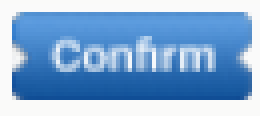
#> input picture confirm.png, 65 x 29 px, given in place of yt_earn_button.png, which was not available (shown 4 times larger)
$ python main.py   (Python 2 division)
#> lines starting #> are read from the running program, lines starting #| are printed output that depends on the picture; pictures that were not available may be replaced by others from this repository, and a replacement may not be noted
import pyautogui as pg
import time, cv2
import numpy as np


def confirm():
    while True:
            template = cv2.imread('confirm.png', cv2.IMREAD_GRAYSCALE)
            screenshot = np.array(pg.screenshot())
            gray_screenshot = cv2.cvtColor(screenshot, cv2.COLOR_BGR2GRAY)
            result = cv2.matchTemplate(gray_screenshot, template, cv2.TM_CCOEFF_NORMED)
            min_val, max_val, min_loc, max_loc = cv2.minMaxLoc(result)
            if max_val >= 0.8:
                x, y = max_loc
                w, h = template.shape[::-1]
                x += w // 2
                y += h // 2
                print("Confirm Button Found")
                pg.moveTo(x,y)
                time.sleep(0.5)
                pg.click(x, y)
                time.sleep(1)
                pg.moveTo(1090, 500)
                break # exit the loop
            else:
                print("Confirm Button Not Found")
                time.sleep(0.01)


def nested_loop_Youtube_subs():
    pg.click(557,47)
    pg.hotkey('ctrl', 'a')
    time.sleep(0.5)
    pg.typewrite("https://www.like4like.org/user/earn-youtube-subscribe.php")
    pg.press('enter')
    time.sleep(5)

    start_time = time.time()
    while True:
        yt_earn_button = cv2.imread('yt_earn_button.png', cv2.IMREAD_GRAYSCALE)
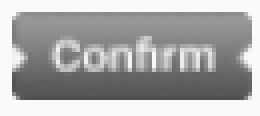
#> yt_earn_button: shape (29, 65) (shown 4 times larger); min 80, max 250, mean 169.1
        yt_subs_no_more = cv2.imread('yt_subs_no_more.png', cv2.IMREAD_GRAYSCALE)
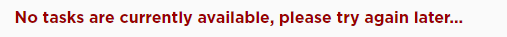
#> input picture yt_subs_no_more.png, 507 x 37 px
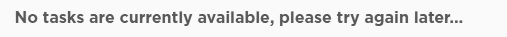
#> yt_subs_no_more: shape (37, 507); min 89, max 250, mean 232.6
        screenshot = np.array(pg.screenshot())
#> (the run stopped early here; a loop or call above may not have finished)
